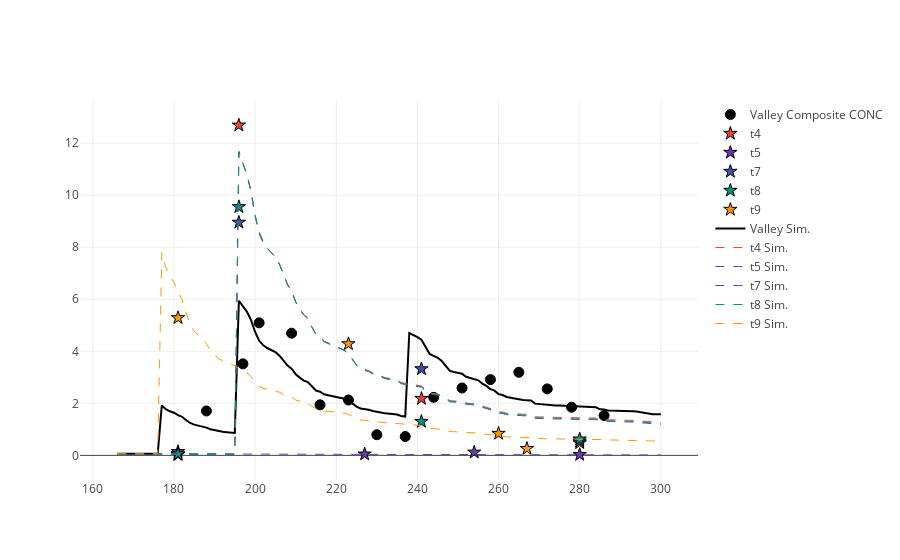

Source (notebook cell):
### Code cell
%matplotlib inline
import plotlycred
figname = 'Soils' + variable + transect + '.png'

online = False
if online:
    # fig = py.iplot(data) 
    fig = go.Figure(data=data) # , layout=layout)
    py.image.save_as(fig, filename=figname)
else:
    iplot(data)

### Figure 1 — Plotly figure (JSON) as saved in the notebook; plotly's stock layout.template omitted (floating-point values rounded to 4 significant figures; data arrays with more than 128 entries replaced by an {"elided": "..."} marker saying what was removed)
{"data": [{"marker": {"color": "black", "line": {"color": "black", "width": 1}, "size": 10, "symbol": "circle"}, "mode": "markers", "name": "Valley Composite CONC", "type": "scatter", "x": {"elided": "135 int values"}, "y": {"elided": "135 float values"}}, {"marker": {"color": "#F44336", "line": {"color": "black", "width": 1}, "size": 10, "symbol": "star"}, "mode": "markers", "name": "t4", "type": "scatter", "x": {"elided": "135 int values"}, "y": {"elided": "135 float values"}}, {"marker": {"color": "#673AB7", "line": {"color": "black", "width": 1}, "size": 10, "symbol": "star"}, "mode": "markers", "name": "t5", "type": "scatter", "x": {"elided": "135 int values"}, "y": {"elided": "135 float values"}}, {"marker": {"color": "#3F51B5", "line": {"color": "black", "width": 1}, "size": 10, "symbol": "star"}, "mode": "markers", "name": "t7", "type": "scatter", "x": {"elided": "135 int values"}, "y": {"elided": "135 float values"}}, {"marker": {"color": "#009688", "line": {"color": "black", "width": 1}, "size": 10, "symbol": "star"}, "mode": "markers", "name": "t8", "type": "scatter", "x": {"elided": "135 int values"}, "y": {"elided": "135 float values"}}, {"marker": {"color": "#FF9800", "line": {"color": "black", "width": 1}, "size": 10, "symbol": "star"}, "mode": "markers", "name": "t9", "type": "scatter", "x": {"elided": "135 int values"}, "y": {"elided": "135 float values"}}, {"marker": {"color": "black"}, "mode": "lines", "name": "Valley Sim.", "type": "scatter", "x": {"elided": "135 int values"}, "y": {"elided": "195 float values"}}, {"line": {"color": "#F44336", "dash": "dash", "width": 1}, "name": "t4 Sim.", "type": "scatter", "x": {"elided": "135 int values"}, "y": {"elided": "195 float values"}}, {"line": {"color": "#673AB7", "dash": "dash", "width": 1}, "name": "t5 Sim.", "type": "scatter", "x": {"elided": "135 int values"}, "y": {"elided": "195 float values"}}, {"line": {"color": "#3F51B5", "dash": "dash", "width": 1}, "name": "t7 Sim.", "type": "scatter", "x": {"elided": "135 int values"}, "y": {"elided": "195 float values"}}, {"line": {"color": "#009688", "dash": "dash", "width": 1}, "name": "t8 Sim.", "type": "scatter", "x": {"elided": "135 int values"}, "y": {"elided": "195 float values"}}, {"line": {"color": "#FF9800", "dash": "dash", "width": 1}, "name": "t9 Sim.", "type": "scatter", "x": {"elided": "135 int values"}, "y": {"elided": "195 float values"}}], "layout": {}}
